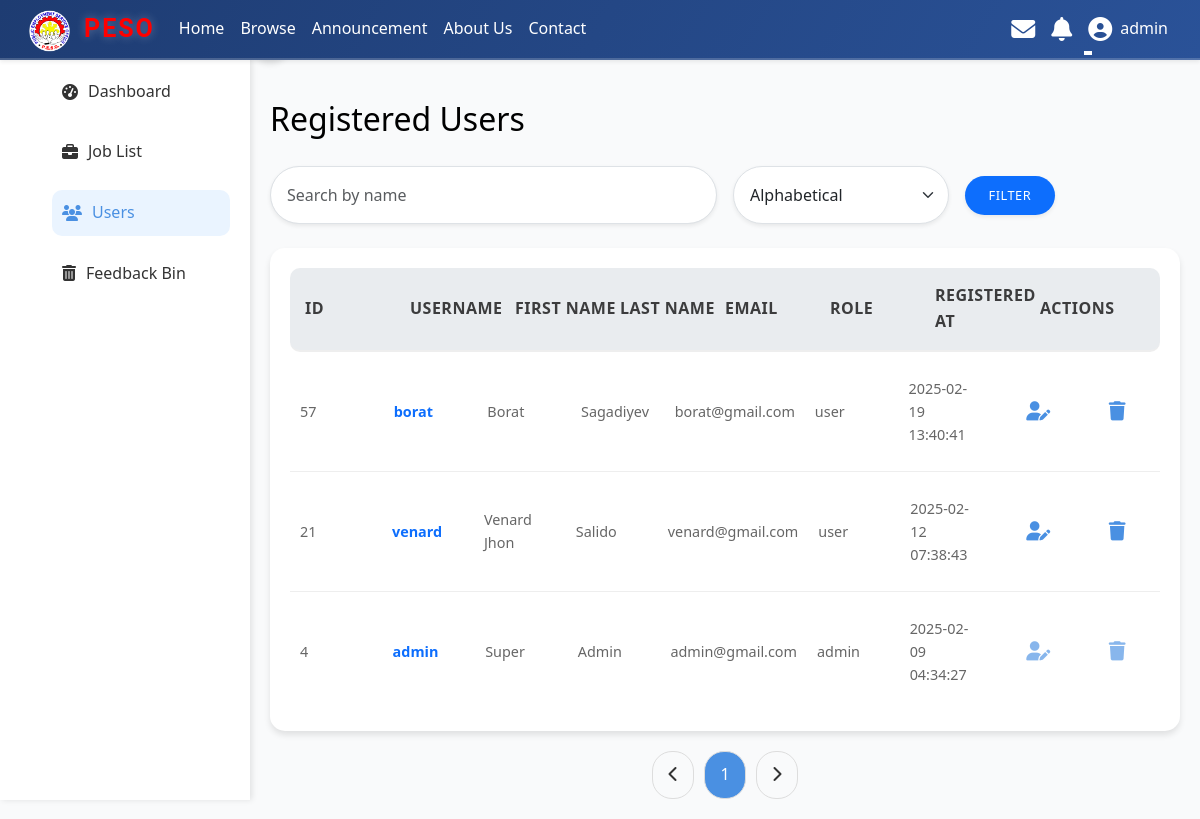
/admin/user_list.php (signed in), run on the app's committed database.
### tables this page shows
CREATE TABLE `users` (
  `id` int(11) NOT NULL,
  `email` varchar(100) NOT NULL,
  `password` varchar(255) NOT NULL,
  `role` enum('admin','user') DEFAULT 'user',
  `created_at` timestamp NOT NULL DEFAULT current_timestamp(),
  `username` varchar(50) NOT NULL,
  `first_name` varchar(50) NOT NULL,
  `middle_name` varchar(50) DEFAULT NULL,
  `last_name` varchar(50) NOT NULL,
  `ext_name` varchar(10) DEFAULT NULL,
  `gender` enum('Male','Female','Non-Binary','LGBTQ+','Other') NOT NULL,
  `birth_date` date DEFAULT NULL,
  `age` int(11) NOT NULL,
  `phone_number` varchar(20) NOT NULL,
  `place_of_birth` varchar(100) NOT NULL,
  `civil_status` enum('Single','Married','Divorced','Widowed') NOT NULL,
  `zip_code` varchar(10) NOT NULL,
  `street_address` varchar(255) NOT NULL,
  `barangay` varchar(100) NOT NULL,
  `city` varchar(100) NOT NULL,
  `education_level` varchar(50) DEFAULT NULL,
  `completion_year` int(11) DEFAULT NULL,
  `school_name` varchar(255) DEFAULT NULL,
  `inclusive_years` varchar(50) DEFAULT NULL,
  `uploaded_file` varchar(255) DEFAULT NULL,
  `caption` varchar(255) DEFAULT NULL,
  `work_experience` text DEFAULT NULL,
  `skills` text DEFAULT NULL,
  `linkedin_profile` varchar(255) DEFAULT NULL,
  `portfolio_url` varchar(255) DEFAULT NULL,
  `resume_file` varchar(255) DEFAULT NULL,
  `cover_photo` varchar(255) DEFAULT NULL
);

### admin/user_list.php (the view, shortened to what this page needs)
<?php
include '../includes/header.php';
$search = isset($_GET['search']) ? trim($_GET['search']) : '';
$sort_by = isset($_GET['sort_by']) && in_array($_GET['sort_by'], ['username', 'created_at']) ? $_GET['sort_by'] : 'created_at';
$order = ($sort_by == 'username') ? 'ASC' : 'DESC';
$limit = 10;
$page = isset($_GET['page']) ? max(1, (int)$_GET['page']) : 1;
$offset = ($page - 1) * $limit;
$search_param = '%' . $search . '%';
$user_query = "
    SELECT id, username, email, role, created_at, first_name, last_name
    FROM users
    WHERE username LIKE ? OR first_name LIKE ? OR last_name LIKE ?
    ORDER BY $sort_by $order
    LIMIT ?, ?
";
$stmt = $conn->prepare($user_query);
$stmt->bind_param('sssii', $search_param, $search_param, $search_param, $offset, $limit);
$stmt->execute();
$user_result = $stmt->get_result();
$total_query = "
    SELECT COUNT(*) AS total
    FROM users
    WHERE username LIKE ? OR first_name LIKE ? OR last_name LIKE ?
";
$total_stmt = $conn->prepare($total_query);
$total_stmt->bind_param('sss', $search_param, $search_param, $search_param);
$total_stmt->execute();
$total_result = $total_stmt->get_result();
$total_users = $total_result->fetch_assoc()['total'];
$total_pages = ceil($total_users / $limit);
?>
<!DOCTYPE html>
<html lang="en">
<head>
    <link href="https://cdnjs.cloudflare.com/ajax/libs/font-awesome/6.4.2/css/all.min.css" rel="stylesheet">
    <link rel="stylesheet" href="/JOB/assets/user_list.css">
</head>
<body>
<div class="sidebar" id="sidebar">
    <div>
        <h2>Admin Panel</h2>
        <ul>
            <li><a href="admin.php"><i class="fas fa-tachometer-alt"></i> Dashboard</a></li>
            <li><a href="job_list.php"><i class="fas fa-briefcase"></i> Job List</a></li>
            <li><a href="user_list.php" class="active"><i class="fas fa-users"></i> Users</a></li>
            <li><a href="feedback_bin.php"><i class="fas fa-trash-alt"></i> Feedback Bin</a></li>
        </ul>
    </div>
    <div class="toggle-btn" onclick="toggleSidebar()">
        <i class="fas fa-angle-right"></i>
    </div>
</div>
<div class="main-content" id="mainContent">
    <div class="header">
        <h1>Registered Users</h1>
    </div>
    <div class="filters">
    <form action="user_list.php" method="GET" class="mb-4 row g-3 align-items-center">
<div class="col-md-6">
    <input type="text" name="search" class="form-control rounded-pill shadow-sm expanded-input"
           placeholder="Search by name"
           value="<?= isset($_GET['search']) ? htmlspecialchars($_GET['search']) : '' ?>">
</div>
<div class="col-md-3">
    <select name="sort_by" class="form-select rounded-pill shadow-sm expanded-select">
        <option value="username" <?= (isset($_GET['sort_by']) && $_GET['sort_by'] == 'username') ? 'selected' : '' ?>>Alphabetical</option>
    </select>
</div>
    <div class="col-md-auto">
        <button type="submit" class="btn btn-primary rounded-pill shadow-sm">Filter</button>
    </div>
</form>
    </div>
<div class="user-list">
    <div class="user-header">
        <div>ID</div>
        <div>Username</div>
        <div>First Name</div>
        <div>Last Name</div>
        <div>Email</div>
        <div>Role</div>
        <div>Registered At</div>
        <div>Actions</div>
    </div>
    <?php while ($user = $user_result->fetch_assoc()): ?>
        <div class="user-item">
            <div><?= htmlspecialchars($user['id']) ?></div>
            <div class="username">
                <a href="../pages/profile.php?id=<?= $user['id'] ?>" class="text-decoration-none text-primary fw-semibold">
                    <?= htmlspecialchars($user['username']) ?>
                </a>
            </div>
            <div><?= htmlspecialchars($user['first_name']) ?></div>
            <div><?= htmlspecialchars($user['last_name']) ?></div>
            <div><?= htmlspecialchars($user['email']) ?></div>
            <div class="role"><?= htmlspecialchars($user['role']) ?></div>
            <div><?= htmlspecialchars($user['created_at']) ?></div>
            <div class="actions">
                <?php if ($user['id'] == $_SESSION['user_id']): ?>
                    <button disabled title="You cannot change your own role" class="btn">
                        <i class="fas fa-user-edit"></i>
                    </button>
                <?php else: ?>
                    <button onclick="location.href='change_role.php?id=<?= $user['id'] ?>'" class="btn">
                        <i class="fas fa-user-edit"></i>
                    </button>
                <?php endif; ?>
                <?php if ($user['id'] == $_SESSION['user_id']): ?>
                    <button disabled title="You cannot delete your own account" class="btn">
                        <i class="fas fa-trash"></i>
                    </button>
                <?php else: ?>
                    <button data-bs-toggle="modal" data-bs-target="#deleteUserModal" class="btn-delete btn" data-user-id="<?= $user['id'] ?>">
                        <i class="fas fa-trash"></i>
                    </button>
                <?php endif; ?>
            </div>
        </div>
    <?php endwhile; ?>
</div>
    <div class="pagination">
        <button onclick="location.href='?page=<?= max($page - 1, 1) ?>&search=<?= htmlspecialchars($search) ?>&sort_by=<?= htmlspecialchars($sort_by) ?>'" <?= $page <= 1 ? 'disabled' : '' ?>>
            <i class="fas fa-chevron-left"></i>
        </button>
        <?php for ($i = 1; $i <= $total_pages; $i++): ?>
            <button onclick="location.href='?page=<?= $i ?>&search=<?= htmlspecialchars($search) ?>&sort_by=<?= htmlspecialchars($sort_by) ?>'" <?= $i === $page ? 'class="active"' : '' ?>>
                <?= $i ?>
            </button>
        <?php endfor; ?>
        <button onclick="location.href='?page=<?= min($page + 1, $total_pages) ?>&search=<?= htmlspecialchars($search) ?>&sort_by=<?= htmlspecialchars($sort_by) ?>'" <?= $page >= $total_pages ? 'disabled' : '' ?>>
            <i class="fas fa-chevron-right"></i>
        </button>
    </div>
</div>
</body>
</html>

### assets/header.css (style rules this page uses)
* { margin: 0; padding: 0; box-sizing: border-box; }
body { padding-top: 60px; }
.shadow-sm { box-shadow: 0 4px 6px rgba(0, 0, 0, 0.05); }
.btn { font-size: 0.8rem; padding: 0.6rem 1.5rem; border: none; border-radius: 15px; cursor: pointer; transition: all 0.3s ease; text-transform: uppercase; font-weight: 500; letter-spacing: 0.5px; }

### assets/user_list.css (style rules this page uses)
* { margin: 0; padding: 0; box-sizing: border-box; }
body { font-family: 'Segoe UI', Tahoma, Geneva, Verdana, sans-serif; background: #f9fafb; color: #333; line-height: 1.6; margin-top:20px; }
.form-control, .form-select { height: calc(2.5em + 1rem + 2px); padding: 0.5rem 1rem; font-size: 1rem; border-radius: 50px; transition: border-color 0.3s ease, box-shadow 0.3s ease; }
.sidebar { position: fixed; top: 0; left: 0; width: 250px; height: 100vh; background: #ffffff; padding: 20px; display: flex; flex-direction: column; justify-content: space-between; box-shadow: 2px 0 6px rgba(0, 0, 0, 0.1); transition: transform 0.3s ease-in-out; }
.sidebar h2 { font-size: 1.5rem; margin-bottom: 20px; text-align: center; color: #4a90e2; }
.sidebar ul { list-style: none; }
.sidebar ul li { margin-bottom: 15px; }
.sidebar ul li a { text-decoration: none; color: #333; font-size: 1rem; display: flex; align-items: center; gap: 10px; padding: 10px; border-radius: 10px; transition: background 0.3s, color 0.3s; }
.sidebar ul li a:hover, .sidebar ul li a.active { background: #eaf4ff; color: #4a90e2; }
.sidebar .toggle-btn { position: absolute; top: 20px; right: -40px; background: #4a90e2; width: 40px; height: 40px; border-radius: 50%; display: flex; align-items: center; justify-content: center; cursor: pointer; box-shadow: 0 4px 6px rgba(0, 0, 0, 0.1); }
.sidebar .toggle-btn i { color: #fff; font-size: 1.2rem; }
.main-content { margin-left: 250px; padding: 20px; transition: margin-left 0.3s ease-in-out; }
.header { display: flex; justify-content: space-between; align-items: center; margin-bottom: 20px; }
.header h1 { font-size: 2rem; color: #000000; }
.user-list { background: #ffffff; border-radius: 15px; padding: 20px; box-shadow: 0 4px 6px rgba(0, 0, 0, 0.1); }
.user-header, .user-item { display: grid; grid-template-columns: 1fr 1fr 1fr 1fr 1fr 1fr 1fr 1fr; align-items: center; padding: 15px 0; border-bottom: 1px solid #eee; }
.user-header { font-weight: bold; text-transform: uppercase; letter-spacing: 0.5px; color: #000000be; border-bottom: 2px solid #eee; background-color: #e9ecef; border-radius: 10px; padding: 15px; }
.user-item:last-child { border-bottom: none; }
.user-item div { font-size: 0.9rem; color: #666; border-radius: 15px; padding: 10px; }
.user-item .username { font-weight: bold; color: #4a90e2; }
.user-item .role { display: inline-block; padding: 5px 10px; border-radius: 20px; font-size: 0.9rem; }
.user-item .actions { display: flex; gap: 10px; }
.user-item .actions button { background: none; border: none; color: #4a90e2; font-size: 1.2rem; cursor: pointer; transition: color 0.3s; }
.pagination { display: flex; justify-content: center; gap: 10px; margin-top: 20px; }
.pagination button { padding: 10px 15px; background: #f9fafb; border: 1px solid #ddd; border-radius: 20px; color: #333; cursor: pointer; transition: background 0.3s; }
.pagination button.active { background: #4a90e2; color: #fff; }

### data on the page
users: id "57", username "borat", first_name "Borat", last_name "Sagadiyev", email "borat@gmail.com", role "user", created_at "2025-02-19 13:40:41"
users: id "21", username "venard", first_name "Venard Jhon", last_name "Salido", email "venard@gmail.com", role "user", created_at "2025-02-12 07:38:43"
users: id "4", username "admin", first_name "Super", last_name "Admin", email "admin@gmail.com", role "admin", created_at "2025-02-09 04:34:27"

### other printed values
$_SESSION['username'] "admin"
